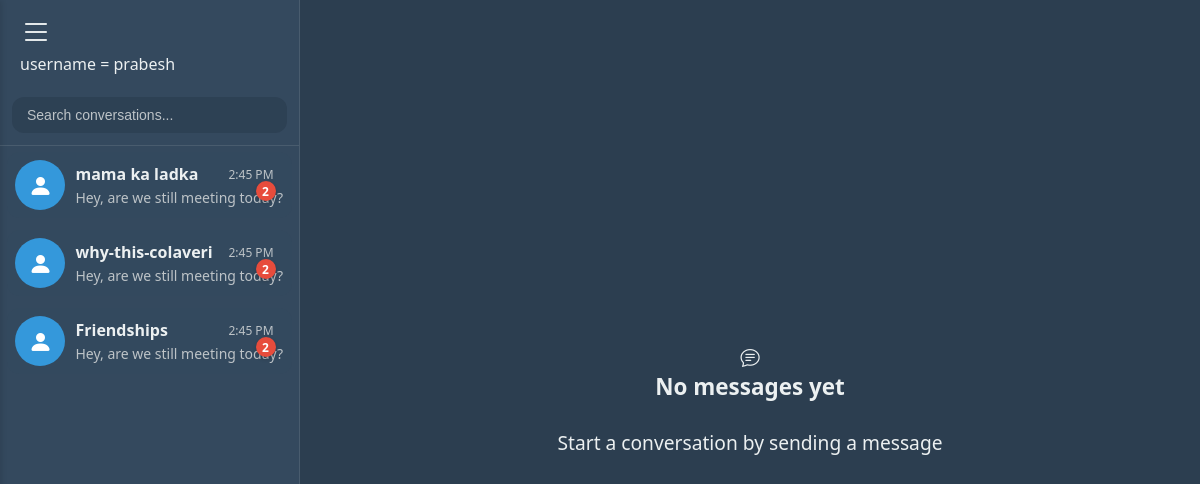
Before: /group/ (signed in) with the older database file.
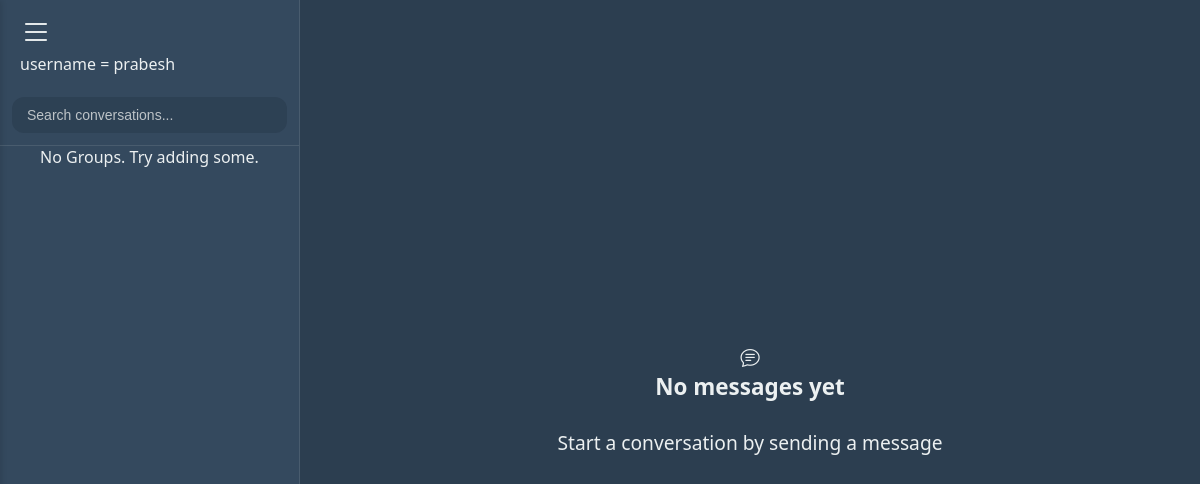
After: the same page with the newer database file.
### chat/models.py (models this page shows, shortened)
class CustomUser(AbstractUser):
    friends = models.ManyToManyField(
        'self',
        through="FriendShip",
        symmetrical=False,
        related_name='friend_set',
        blank=True
    )
    def __str__(self):
        return self.username

class Group(models.Model):
    name = models.CharField(max_length=64)
    group_id = models.CharField(max_length=6,default=None,null=True,blank=True)
    members = models.ManyToManyField(CustomUser,related_name='all_groups')
    group_code = models.CharField(max_length=128)
    created_at = models.DateTimeField(auto_now_add=True)

### chat/views.py (the view, shortened to what this page needs)
# urls.py: path('group/',group_chat,name='group_chat'),
@login_required
def group_chat(request):
    my_groups = request.user.all_groups.all()
    group_id = request.GET.get('id')
    chats = group_code = group = None
    return render(request,'groupchat.html',{
        'my_groups':my_groups,
        'group':group,
        'room_code':group_code,
        'chat_type':'group_chat',
    })

### chat/templates/groupchat.html (shortened to what this page needs)
{% extends 'basechat.html' %}
{% block friendorgroup %}
    {% for groups in my_groups %}
    <div class="chat-card {% if groups == group %}active{% endif %}" data-slug="{{ groups.id }}">
        <div class="chat-image flex"><i class="bi bi-person-fill"></i></div>
        <div class="chat-card-right">
            <div class="chat-card-right-top">
                <div class="chat-name">{{ groups.name }}</div>
                <div class="chat-time">2:45 PM</div>
            </div>
            <div class="chat-last-message">Hey, are we still meeting today?</div>
            <div class="chat-card unread">2</div>
        </div>
    </div>
    {% empty %}
    <div>No Groups. Try adding some.</div>
    {% endfor %}
{% endblock %}

### chat/templates/basechat.html (shortened to what this page needs)
{% load static %}
<!DOCTYPE html>
<html lang="en">
<head>
    <link href="https://cdn.jsdelivr.net/npm/bootstrap-icons@1.11.0/font/bootstrap-icons.css" rel="stylesheet">
    <link href="https://cdnjs.cloudflare.com/ajax/libs/font-awesome/6.4.0/css/all.min.css" rel="stylesheet">
    <link rel="stylesheet" href="{% static 'css/chat.css' %}">
</head>
<body>
    <div class="container" id="roomCode" data-room-code="{{ room_code|default:'' }}">
        <div class="select-user-bar" id="select-user-bar">
            <div class="nav">
                <i class="bi bi-list"></i>
                <div style="margin-left: 20px;">username = {{ request.user }}</div>
            </div>
            <div class="search-box">
                <input type="text" class="search-input" placeholder="Search conversations...">
            </div>
            {% block friendorgroup %}
            {% endblock %}
        </div>
        <div class="blank-content-container" id="blank-content-container">
            {% if not friend %}
            <div class="blank-content">
                <i class="bi bi-chat-text"></i>
                <h3>No messages yet</h3><br>
                <p>Start a conversation by sending a message</p>
            </div>
            {% endif %}
        </div>
    </div>
</body>
</html>

### chat/static/css/chat.css (style rules this page uses)
:root { --primary-bg: #2c3e50; --secondary-bg: #34495e; --accent-color: #3498db; --hover-color: #2ecc71; --text-color: #ecf0f1; --text-secondary: #bdc3c7; --card-bg: rgba(52, 73, 94, 0.8); --input-bg: rgba(44, 62, 80, 0.7); --error-color: #e74c3c; --success-color: #2ecc71; --border-radius: 12px; --transition-speed: 0.3s; }
* { margin: 0; padding: 0; box-sizing: border-box; }
body { background-color: var(--primary-bg); height: 100dvh; overflow: hidden; font-family: 'Segoe UI', Tahoma, Geneva, Verdana, sans-serif; color: var(--text-color); }
.container { display: flex; flex-direction: row; align-items: stretch; width: 100%; height: 100%; }
.select-user-bar { width: 300px; min-width: 10%; max-width: 25%; border-right: 1px solid rgba(255, 255, 255, 0.1); display: flex; flex-direction: column; align-items: center; height: 100%; overflow-x: hidden; overflow-y: auto; background-color: var(--secondary-bg); position: relative; }
.search-box { width: 100%; padding: 12px; background-color: var(--secondary-bg); border-bottom: 1px solid rgba(255, 255, 255, 0.1); }
.search-input { width: 100%; padding: 10px 15px; border-radius: var(--border-radius); border: none; background-color: var(--input-bg); color: var(--text-color); font-size: 14px; }
.search-input::placeholder { color: var(--text-secondary); }
.blank-content-container { flex: auto; display: none; }
.blank-content { display: flex; height: 100%; flex: 1; flex-direction: column; align-items: center; justify-content: center; background-color: var(--primary-bg); font-size: larger; }
.nav { width: 100%; cursor: pointer; margin: 10px; transition: transform var(--transition-speed), background-color var(--transition-speed); }
.bi-list { width: 100%; position: relative; left: 20px; font-size:2rem; }
@media (min-width: 1200px) { .select-user-bar { width: 320px; } }

Changed rows visible on the page:
removed Group: name "mama ka ladka"
removed Group: name "why-this-colaveri"
removed Group: name "Friendships"
Other visible differences:
text now shown: "No Groups. Try adding some."
